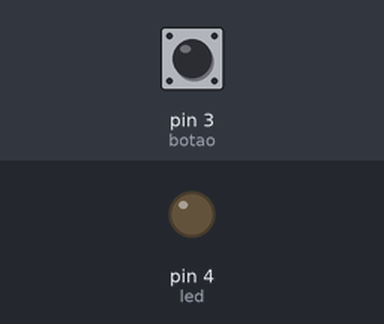
A sketch run on a simulated Arduino Uno, built with avr-gcc and run on an emulated ATmega328P. Parts: output pins drawn as LEDs (lit = HIGH). Inputs (shaded band) come from the test bench; at power-on: pin 3 (botao) LOW.

Above: at 1.2 s.
1.3 s: pin 3 (botao) pulled HIGH for 0.15 s
At 1.8 s:
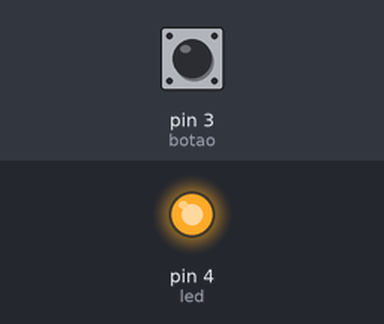
2.9 s: pin 3 (botao) pulled HIGH for 1 s
At 4.3 s:
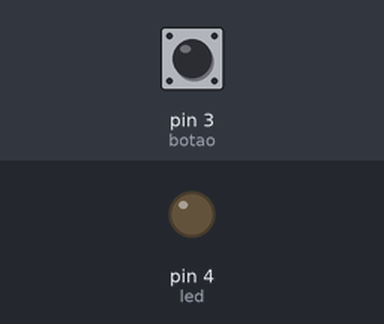
5.4 s: pin 3 (botao) pulled HIGH for 3.2 s
At 9.0 s:
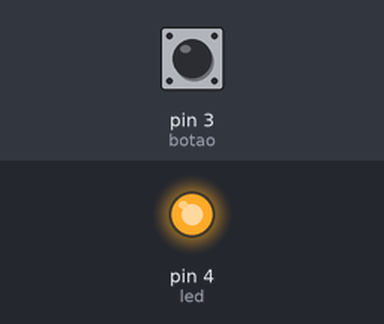
Timing chart, 0 to 10.5 s (numbered marks = the images above; inputs shaded):
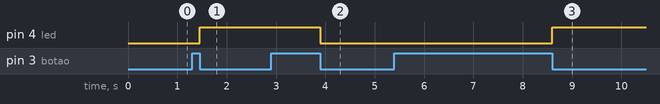

Measured:
- after the input at 1.3 s, pin 4 (led): LOW → HIGH after 0.15 s
- after the input at 2.9 s, pin 4 (led): HIGH → LOW after 1.0 s
- after the input at 5.4 s, pin 4 (led): LOW → HIGH after 3.2 s

The sketch:

botao_e_led.ino
```cpp
#define botao 3
#define led 4

int botaoclicado = 0;
int botaoaberto = 0;

void trocaled(){
  if(digitalRead(led) == HIGH){
    digitalWrite(led, LOW);
  }
   else{
    digitalWrite(led,HIGH);
    }
}


void keyup(){
  if (botaoclicado ==1 and botaoaberto ==1){
    botaoclicado = 0;
    botaoaberto = 0;
    trocaled();
  }

}

void setup() {
  pinMode(botao, INPUT);
  pinMode(led, OUTPUT);

}

void loop() {
    if(digitalRead(botao)== HIGH){
      botaoclicado = 1;
      botaoaberto = 0;
    }
    else{
      botaoaberto = 1;
      keyup();

    }

}
```
